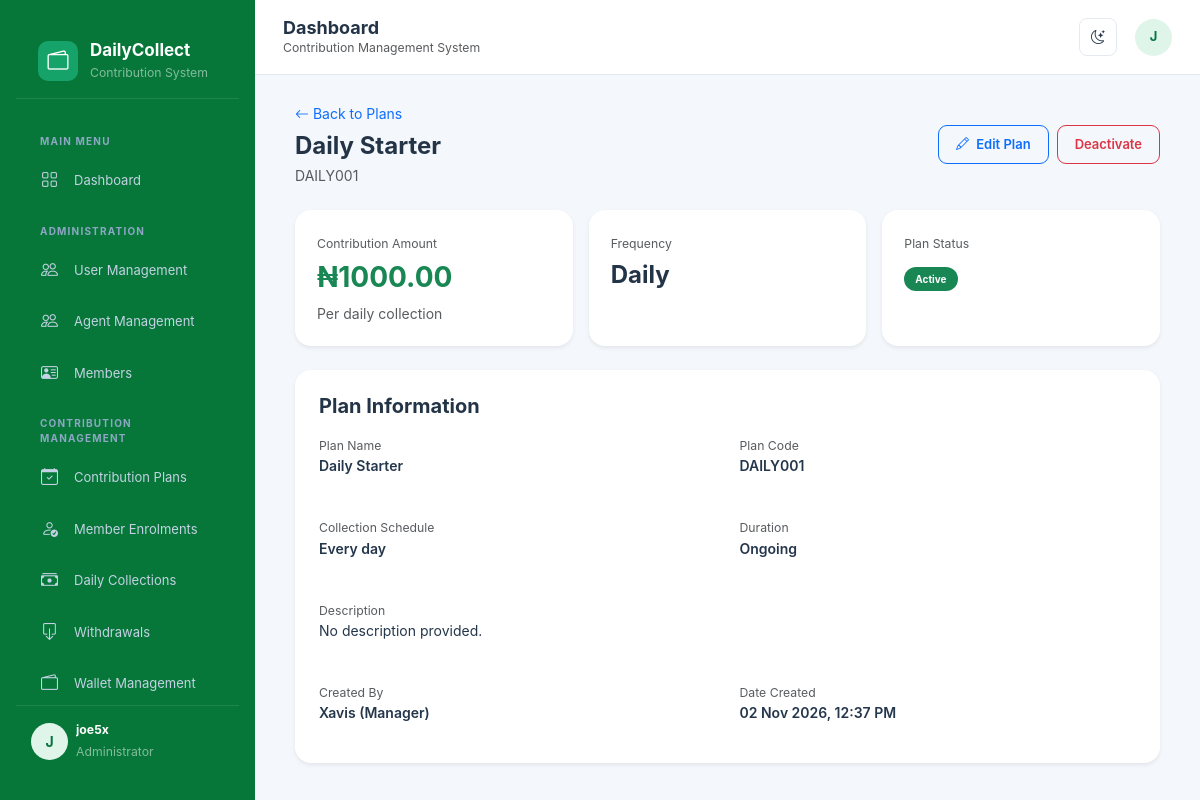
Before: /contributions/1/ (signed in) with the older database file.
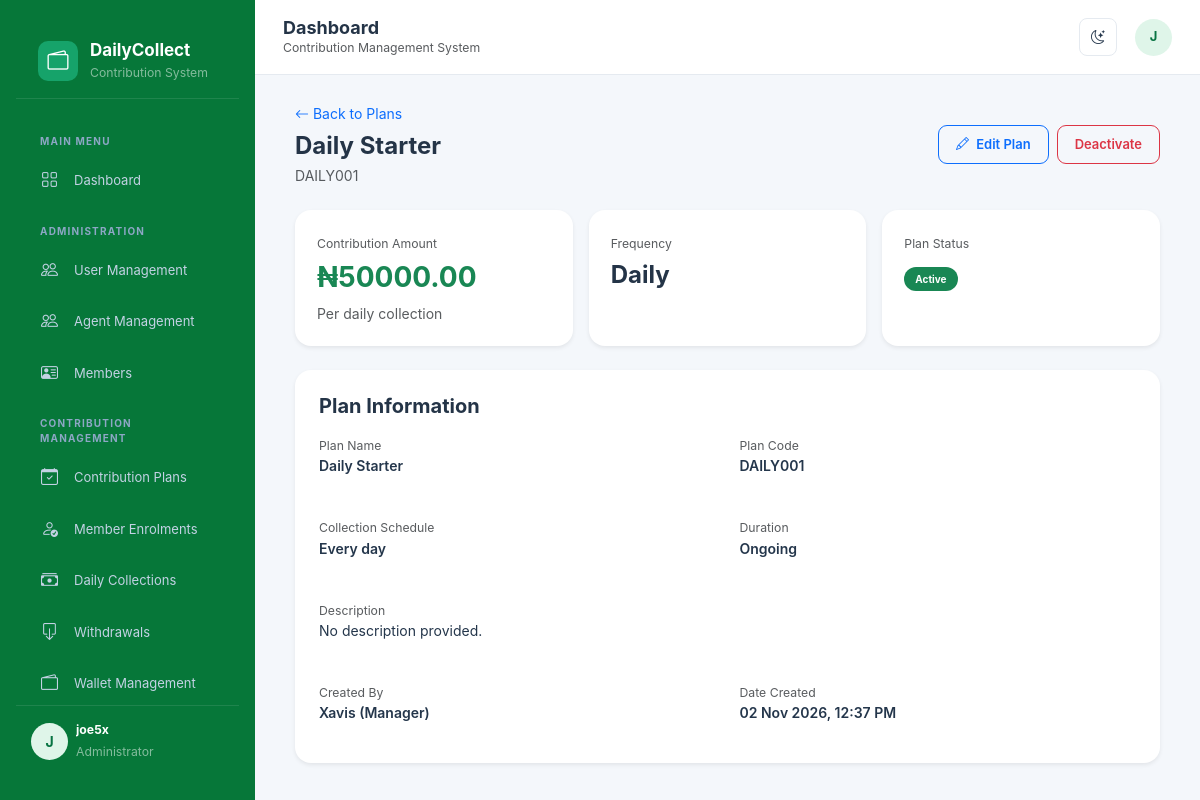
After: the same page with the newer database file.
### contributions/models.py (models this page shows, shortened)
class ContributionPlan(models.Model):
    class Frequency(models.TextChoices):
        DAILY = 'DAILY', 'Daily'
        WEEKLY = 'WEEKLY', 'Weekly'
        MONTHLY = 'MONTHLY', 'Monthly'
    WEEKDAYS = [
        (0, 'Monday'),
        (1, 'Tuesday'),
        (2, 'Wednesday'),
        (3, 'Thursday'),
        (4, 'Friday'),
        (5, 'Saturday'),
        (6, 'Sunday'),
    ]
    name = models.CharField(max_length=150)
    code = models.CharField(max_length=20, unique=True)
    description = models.TextField(blank=True)
    frequency = models.CharField(
        max_length=10,
        choices=Frequency.choices,
        default=Frequency.DAILY
    )
    amount = models.DecimalField(
        max_digits=12,
        decimal_places=2,
        validators=[MinValueValidator(0.01)]
    )
    collection_weekday = models.IntegerField(
        choices=WEEKDAYS,
        null=True,
        blank=True
    )
    collection_day = models.PositiveSmallIntegerField(
        null=True,
        blank=True
    )
    duration_days = models.PositiveIntegerField(
        null=True,
        blank=True,
        help_text="Leave empty for an ongoing contribution plan."
    )
    is_active = models.BooleanField(default=True)
    created_by = models.ForeignKey(
        settings.AUTH_USER_MODEL,
        on_delete=models.SET_NULL,
        null=True,
        blank=True,
        related_name='created_contribution_plans'
    )
    created_at = models.DateTimeField(auto_now_add=True)
    updated_at = models.DateTimeField(auto_now=True)
    class Meta:
        ordering = ['name']
        verbose_name = 'Contribution Plan'
        verbose_name_plural = 'Contribution Plans'

### accounts/models.py (models this page shows, shortened)
class User(AbstractUser):
    class Role(models.TextChoices):
        ADMIN = 'ADMIN', 'Administrator'
        MANAGER = 'MANAGER', 'Manager'
        SUPERVISOR = 'SUPERVISOR', 'Supervisor'
        AGENT = 'AGENT', 'Collection Agent'
        ACCOUNTANT = 'ACCOUNTANT', 'Accountant'
        MEMBER = 'MEMBER', 'Member'
    email = models.EmailField(unique=True)
    phone = models.CharField(max_length=20, blank=True)
    role = models.CharField(
        max_length=20,
        choices=Role.choices,
        default=Role.MEMBER
    )
    is_active = models.BooleanField(default=True)
    must_change_password = models.BooleanField(default=False)
    created_at = models.DateTimeField(auto_now_add=True)
    updated_at = models.DateTimeField(auto_now=True)
    def __str__(self):
        return f"{self.username} ({self.get_role_display()})"

### contributions/views.py (the view)
# urls.py: path('<int:pk>/', views.plan_detail, name='plan_detail'),
@login_required
@role_required(User.Role.ADMIN, User.Role.MANAGER)
def plan_detail(request, pk):
    plan = get_object_or_404(ContributionPlan, pk=pk)
    return render(
        request,
        'contributions/plan_detail.html',
        {'plan': plan}
    )

### templates/contributions/plan_detail.html (shortened to what the changed rows need)
{% extends 'base.html' %}
{% block content %}
<div class="container-fluid">
    <div class="d-flex justify-content-between align-items-center flex-wrap gap-3 mb-4">
        <div>
            <a href="{% url 'contributions:plan_list' %}"
               class="text-decoration-none">
                <i class="bi bi-arrow-left"></i> Back to Plans
            </a>
            <h4 class="fw-bold mt-2 mb-1">{{ plan.name }}</h4>
            <span class="text-muted">{{ plan.code }}</span>
        </div>
    </div>
    <div class="row g-3">
        <div class="col-md-4">
            <div class="card border-0 shadow-sm h-100">
                <div class="card-body">
                    <small class="text-muted">Contribution Amount</small>
                    <h3 class="fw-bold text-success mt-2">
                        ₦{{ plan.amount|floatformat:2 }}
                    </h3>
                    <span class="text-muted">
                        Per {{ plan.get_frequency_display|lower }} collection
                    </span>
                </div>
            </div>
        </div>
        <div class="col-md-4">
            <div class="card border-0 shadow-sm h-100">
                <div class="card-body">
                    <small class="text-muted">Frequency</small>
                    <h4 class="fw-bold mt-2">
                        {{ plan.get_frequency_display }}
                    </h4>
                </div>
            </div>
        </div>
    </div>
    <div class="card border-0 shadow-sm mt-4">
        <div class="card-body p-4">
            <div class="row g-4">
                <div class="col-md-6">
                    <small class="text-muted">Plan Name</small>
                    <p class="fw-semibold">{{ plan.name }}</p>
                </div>
                <div class="col-md-6">
                    <small class="text-muted">Plan Code</small>
                    <p class="fw-semibold">{{ plan.code }}</p>
                </div>
                <div class="col-12">
                    <small class="text-muted">Description</small>
                    <p>{{ plan.description|default:"No description provided."|linebreaksbr }}</p>
                </div>
                <div class="col-md-6">
                    <small class="text-muted">Created By</small>
                    <p class="fw-semibold">
                        {{ plan.created_by|default:"System" }}
                    </p>
                </div>
                <div class="col-md-6">
                    <small class="text-muted">Date Created</small>
                    <p class="fw-semibold">
                        {{ plan.created_at|date:"d M Y, h:i A" }}
                    </p>
                </div>
            </div>
        </div>
    </div>
</div>
{% endblock %}

Changed rows visible on the page:
changed ContributionPlan "Daily Starter": amount "1000.00" → "50000.00"
